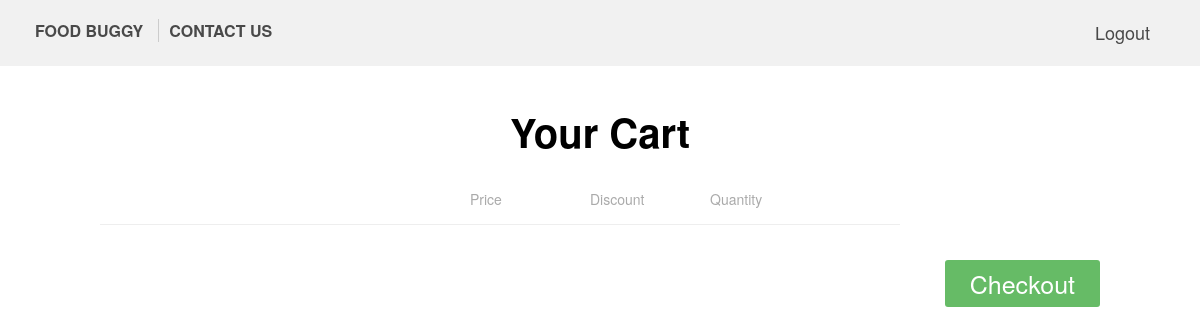
The page /customer/cart/ (signed in) on the database as committed earlier.
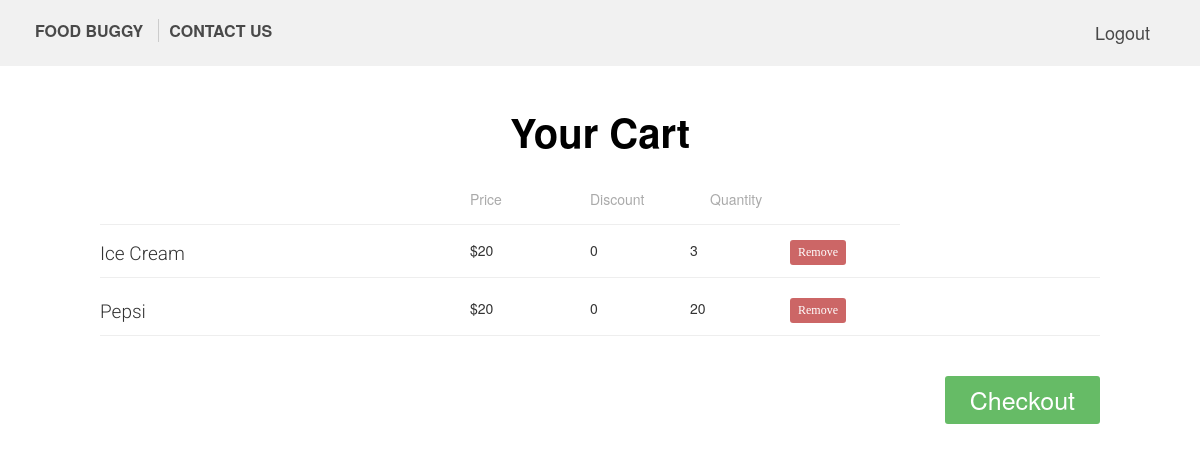
The same page on the database as committed later.
### Customers/models.py (models this page shows)
class CartItems(models.Model):
    Cart_ID = models.AutoField(primary_key=True)
    Cart_Customer_ID = models.ForeignKey(Profile, on_delete=models.CASCADE)
    Cart_Food_ID = models.ForeignKey(Food, on_delete=models.CASCADE)
    Quantity = models.IntegerField(MaxValueValidator(5), null=True)

### Restaurants/models.py (models this page shows, shortened)
class Food(models.Model):
    Food_ID = models.AutoField(primary_key=True)
    Food_Name = models.CharField(max_length=250)
    Food_Res_ID = models.ForeignKey(Restaurant, on_delete=models.CASCADE)
    Food_Category_ID = models.ForeignKey(FoodCategory, on_delete=models.CASCADE)
    Food_Price = models.IntegerField()
    Food_Pic = models.ImageField(upload_to='Restaurants/static/images/food',
                                 default='Restaurants/static/images/food/default_food.jpg')
    Food_Discount = models.IntegerField(default=0)

### Customers/views.py (the view)
# urls.py: path('cart/', views.cart, name='Cus_cart'),
def cart(request):
    items = CartItems.objects.filter(Cart_Customer_ID=Profile.objects.get(user=request.user))
    context = {'items': items}
    return render(request, 'Customers/cart.html', context=context)

### Customers/templates/Customers/cart.html (shortened to what this page needs)
<!DOCTYPE html>
<html lang="en" >
{% load staticfiles %}
<head>
  <link rel="stylesheet" href="https://cdnjs.cloudflare.com/ajax/libs/normalize/5.0.0/normalize.min.css">
  <link rel="stylesheet" href={% static "css/stylex.css" %}>
    <link rel="stylesheet" href={% static "css/stylex1.css" %}>
    <link rel="stylesheet" href={% static "css/bootstrapx.css" %}>
</head>
<body>
  <section class="saction1">
    <div class="container">
      <div class="row">
        <div class="col-lg-12 col-md-12 col-sm-12">
          <div class="menu">
            <nav>
              <ul>
                <li><a href="{% url 'Main_index' %}">Food Buggy</a></li>
                <li><a href="#contact">Contact Us</a></li>
              </ul>
            </nav>
          </div>
          <div class="login">
            <ul>
              <li><a href="{% url 'logout' %}">Logout</a></li>
            </ul>
          </div>
        </div>
      </div>
    </div>
  </section>
  <div style="width:100%;text-align:center;padding-top:80px;font-size:20px">
  <h1>Your Cart</h1>
</div>
<div class="shopping-cart" style="padding-top:50px;padding-right:100px;padding-left:100px">
  <div class="column-labels">
    <label class="product-details">Product</label>
    <label class="product-price">Price</label>
      <label class="product-price">Discount</label>
    <label class="product-quantity">Quantity</label>
    <label class="product-removal">Remove</label>
  </div>
    {% for item in items %}
        <form method="POST" action="{% url 'Cus_delete' %}" >
          <div class="product">
            <div class="product-details">
              <div class="product-title"><p style="font-size: 19px;">{{ item.Cart_Food_ID.Food_Name }}</p></div>
            </div>
            <div class="product-price">{{ item.Cart_Food_ID.Food_Price }}</div>
            <div class="product-quantity">
              {{ item.Cart_Food_ID.Food_Discount }}
            </div>
              <div class="product-quantity">
              {{ item.Quantity}}
            </div>
            <div class="product-removal">
              <button class="remove-product" name="delete" type="submit" value="{{ item.Cart_ID }}">
                Remove
              </button>
            </div>
          </div>
        </form>
    {% endfor %}
      <a href="#"><button class="checkout">Checkout</button></a>
</div>
</body>
</html>

### Customers/static/css/stylex.css (style rules this page uses)
.product-details { float: left; width: 37%; }
.product-price { float: left; width: 12%; }
.product-quantity { float: left; width: 10%; }
.product-removal { float: left; width: 9%; }
.group:before, .shopping-cart:before, .column-labels:before, .product:before, .totals-item:before, .group:after, .shopping-cart:after, .column-labels:after, .product:after, .totals-item:after { content: ''; display: table; }
.group:after, .shopping-cart:after, .column-labels:after, .product:after, .totals-item:after { clear: both; }
.group, .shopping-cart, .column-labels, .product, .totals-item { zoom: 1; }
.product .product-price:before, .product .product-line-price:before, .totals-value:before { content: '$'; }
body { padding: 0px 30px 30px 20px; font-family: "HelveticaNeue-Light", "Helvetica Neue Light", "Helvetica Neue", Helvetica, Arial, sans-serif; font-weight: 100; }
h1 { font-weight: 100; }
label { color: #aaa; }
.shopping-cart { margin-top: -45px; }
.column-labels label { padding-bottom: 15px; margin-bottom: 15px; border-bottom: 1px solid #eee; }
.column-labels .product-image, .column-labels .product-details, .column-labels .product-removal { text-indent: -9999px; }
.product { margin-bottom: 20px; padding-bottom: 10px; border-bottom: 1px solid #eee; }
.product .product-details .product-title { margin-right: 20px; font-family: "Roboto"; }
.product .remove-product { border: 0; padding: 4px 8px; background-color: #c66; color: #fff; font-family: "HelveticaNeue-Medium", "Helvetica Neue Medium"; font-size: 12px; border-radius: 3px; }
.checkout { float: right; border: 0; margin-top: 20px; padding: 6px 25px; background-color: #6b6; color: #fff; font-size: 25px; border-radius: 3px; }

### Customers/static/css/stylex1.css (style rules this page uses)
html, body, div, span, applet, object, iframe, h1, h2, h3, h4, h5, h6, p, blockquote, pre, a, abbr, acronym, address, big, cite, code, del, dfn, em, img, ins, kbd, q, s, samp, small, strike, strong, sub, sup, tt, var, b, u, i, center, dl, dt, dd, ol, ul, li, fieldset, form, label, legend, table, caption, tbody, tfoot, thead, tr, th, td, article, aside, canvas, details, embed, figure, figcaption, footer, header, hgroup, menu, nav, output, ruby, section, summary, time, mark, audio, video { margin: 0; padding: 0; border: 0; font-size: 100%; font: inherit; vertical-align: baseline; }
article, aside, details, figcaption, figure, footer, header, hgroup, menu, nav, section { display: block; }
body { line-height: 1; }
ol, ul { list-style: none; }
html { width: 100%; height: 100%; }
* { padding: 0; margin: 0; outline: 0 none; }
body { font-family: 'Source Sans Pro', sans-serif; font-weight: 300; color: #6d6e71; line-height: 24px; font-size: 16px; -webkit-font-smoothing: antialiased; }
a { color: #507cbe; text-decoration: none; }
h1, h2, h3, h4, h5 { font-size: 24px; line-height: 125%; color: #000000; font-weight:bold; }
nav { width: 50%; float: left; display: block; margin: 0; z-index: 15; }
.saction1 { background-color: #f1f1f1; margin-top: 0px; z-index: 1; overflow: hidden; position: fixed; top: 0; width: 100%; }
.menu li { float: left; padding: 20px 5px 20px; }
.menu a { text-transform: uppercase; color: #494949; font-size: 16px; font-weight: 700; text-decoration: none; padding-right: 15px; border-right: 1px solid #CCCCCC; transition: all 0.3s; }
.menu li:last-child a { border: 0; }
.login { width: 50%; float: right; display: block; }
.login li { float: left; }
.login ul { float: right; padding: 20px 5px 20px; }
.login a { color: #494949; margin-left: 10px; font-size: 18px; font-weight: 500; text-decoration: none; padding-right: 15px; border-right: 1px solid #CCCCCC; transition: all 0.3s; }
.login li:last-child a { border: 0; }

Rows that differ between the two databases and show on the page:
added CartItems: Cart_Food_ID.Food_Name "Ice Cream", Cart_Food_ID.Food_Price "20", Cart_Food_ID.Food_Discount "0", Quantity "3", {{ item.Cart_ID }} 6 (drawn)
added CartItems: Cart_Food_ID.Food_Name "Pepsi", Cart_Food_ID.Food_Price "20", Cart_Food_ID.Food_Discount "0", Quantity "20", {{ item.Cart_ID }} 8 (drawn)
